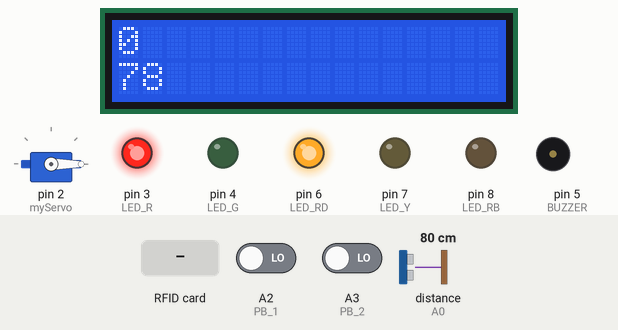
A sketch run on a simulated Arduino Uno, built with avr-gcc and run on an emulated ATmega328P. On the bench: servo, 16×2 character LCD, output pins drawn as LEDs (lit = HIGH), buzzer (waves = sounding, pin HIGH). Wiring (inferred from the names in the program): ultrasonic range finder: trigger A1; echo A0. Dashed ring = blinking. Inputs (shaded band) come from the test bench; at power-on: A3 (PB_2) LOW, distance to the obstacle (sensor on A0) 80 cm, A2 (PB_1) LOW. The echo pulse lasts 58.3 µs per cm; pins used as bus, display or sensor lines are not drawn; what the sketch prints to the serial monitor is not drawn.

Above: at 1.3 s.
1.4 s: A3 (PB_2) driven HIGH
At 2.7 s:
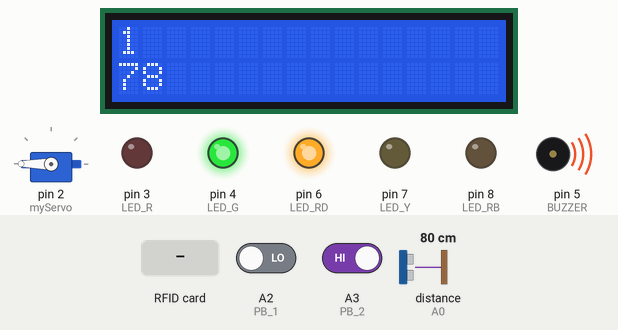
4.4 s: RFID card 5E 7A 19 C4 held to the reader
At 6.6 s:
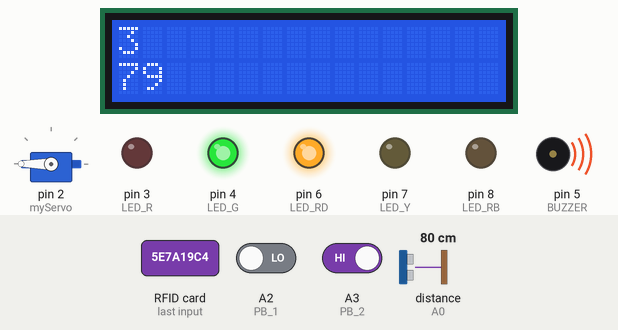
7.1 s: distance to the obstacle (sensor on A0) set to 43 cm
At 8.4 s:
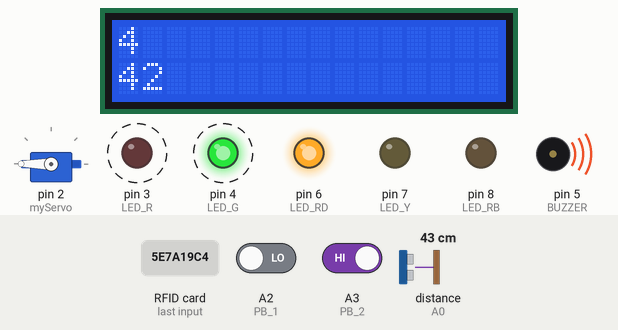
10.1 s: distance to the obstacle (sensor on A0) set to 35 cm
At 12.9 s:
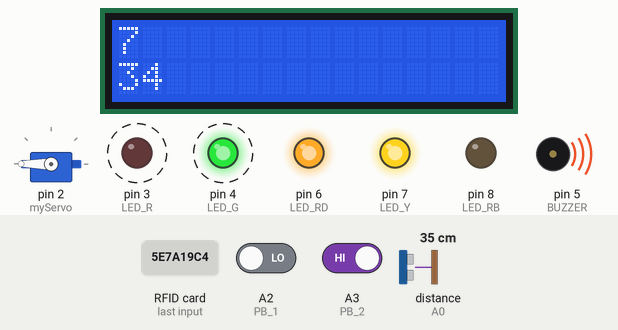
13.1 s: RFID card EA A9 4F 2E held to the reader
At 15.1 s:
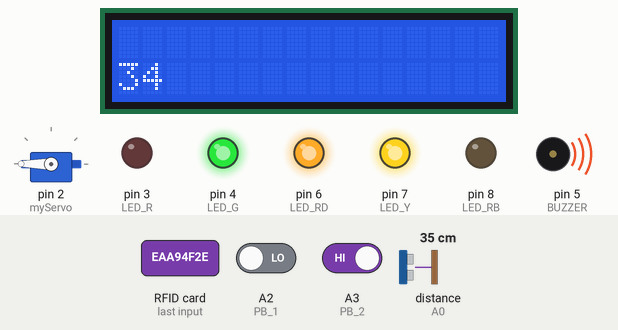
16.1 s: A2 (PB_1) driven HIGH
Timing chart, 0 to 20.1 s (numbered marks = the images above; inputs shaded):
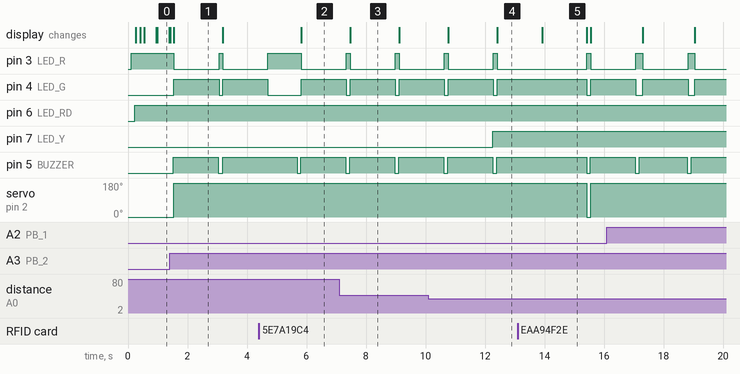

Measured:
- the behaviour switches between 41 and 40 cm on distance to the obstacle (sensor on A0) (found by bisection; images 3 and 4)
- after the input at 1.4 s, pin 3 (LED_R): HIGH → LOW after 0.13 s, → HIGH 1.5 s later, → LOW 0.13 s later; pin 4 (LED_G): LOW → HIGH after 0.13 s, → LOW 1.5 s later, → HIGH 0.13 s later; pin 5 (BUZZER): LOW → HIGH after 0.13 s, → LOW 1.5 s later, → HIGH 0.14 s later; servo on pin 2 (myServo): 0° → 180° after 0.13 s
- after the input at 10.1 s, pin 7 (LED_Y): LOW → HIGH after 2.2 s
- after the input at 13.1 s, servo on pin 2 (myServo): 180° → 0° after 2.3 s, → 180° 0.12 s later
- what the display in image 1 shows lasts 1.7 s, from 1.5 s to 3.2 s
- what the display in image 3 shows lasts 1.6 s, from 7.5 s to 9.1 s
- what the display in image 5 shows lasts 1.5 s, from 13.9 s to 15.4 s

The sketch:

Smart_Door_System.ino
```cpp
#include <SPI.h>
#include <MFRC522.h>
#include <Servo.h>

#include <Wire.h>
#include <LiquidCrystal_I2C.h>
LiquidCrystal_I2C lcd(0x27, 16, 2);

const int trigPin = A1;
const int echoPin = A0;
long duration, distance;

#define SS_PIN 10
#define RST_PIN 9

#define LED_G 4 //define green LED pin
#define LED_R 3 //define red LED

#define LED_RB 8
#define LED_Y  7
#define LED_RD 6
#define LED_YD 1

#define PB_1 A2
#define PB_2 A3
int buttonState1 = 0;
int buttonState2 = 0;

int counter = 0;
int newcounter = 0;

#define BUZZER 5 //buzzer pin
MFRC522 mfrc522(SS_PIN, RST_PIN);   // Create MFRC522 instance.
Servo myServo; //define servo name

void setup()
{
  Serial.begin(9600);   // Initiate a serial communication
  SPI.begin();      // Initiate  SPI bus
  mfrc522.PCD_Init();   // Initiate MFRC522
  myServo.attach(2); //servo pin
  myServo.write(0); //servo start position

  pinMode(LED_G, OUTPUT);
  pinMode(LED_RB, OUTPUT);
  pinMode(LED_Y, OUTPUT);
  pinMode(LED_YD, OUTPUT);
  pinMode(LED_RD, OUTPUT);
  pinMode(LED_R, OUTPUT);
  pinMode(BUZZER, OUTPUT);
  pinMode(1, OUTPUT);

  pinMode(trigPin, OUTPUT);
  pinMode(echoPin, INPUT);

  pinMode(PB_1, INPUT);
  pinMode(PB_2, INPUT);

  lcd.init();
  lcd.backlight();

  Serial.println("Put your card to the reader...");
  Serial.println();

}
void loop()
{
  digitalWrite(LED_R, HIGH);
  digitalWrite(LED_G, LOW);

  lcd.clear();
  lcd.setCursor(0, 0);
  lcd.print(newcounter);
 // lcd.setCursor(0, 0);
 // lcd.print("Door Closed!");
  lcd.setCursor(0, 1);
  lcd.print(distance);
  delay(50);

  digitalWrite(trigPin, HIGH);
  delayMicroseconds(2);
  digitalWrite(trigPin, LOW);
  duration = pulseIn(echoPin, HIGH);
  distance = duration*0.034/2;
  //Serial.println(distance);
  delay(50);

  int buttonState1 = digitalRead(PB_1);
  int buttonState2 = digitalRead(PB_2);

   if (buttonState1 == HIGH) {

    digitalWrite(BUZZER, HIGH);
    delay(100);

  } else {

    digitalWrite(BUZZER, LOW);
  }

  if (buttonState2 == HIGH) {

   lcd.clear();
   lcd.setCursor(0, 0);
   newcounter = counter + 1;
   lcd.print(newcounter);
   Serial.println(newcounter);
   counter = newcounter;

   myServo.write(180);
   digitalWrite(BUZZER, HIGH);

   lcd.clear();
//   lcd.setCursor(0, 0);
//   lcd.print("Door Open!");
   lcd.setCursor(0, 0);
   lcd.print(newcounter);
   lcd.setCursor(0, 1);
   lcd.print(distance);

   digitalWrite(LED_G, HIGH);
   digitalWrite(LED_R, LOW);
   delay(1500);

  } else {

   myServo.write(0);
   digitalWrite(BUZZER, LOW);
   lcd.clear();
//   lcd.setCursor(0, 0);
//   lcd.print("Door Closed!");
   lcd.setCursor(0, 1);
    lcd.print(distance);
   digitalWrite(LED_G, LOW);
   digitalWrite(LED_R, HIGH);

  }

  if (distance < 80){
   digitalWrite(LED_RD, HIGH);
   }
else{
   digitalWrite(LED_RD, LOW);
}

if (distance < 40){
   digitalWrite(LED_Y, HIGH);
   }
else{
   digitalWrite(LED_Y, LOW);
  }


if (distance < 20){
   digitalWrite(LED_RB, HIGH);
   digitalWrite(BUZZER, HIGH);
   delay(100);
   }
else{
   digitalWrite(LED_RB, LOW);
   digitalWrite(BUZZER, LOW);
  }

  // Look for new cards
  if ( ! mfrc522.PICC_IsNewCardPresent())
  {
    return;
  }
  // Select one of the cards
  if ( ! mfrc522.PICC_ReadCardSerial())
  {
    return;
  }
  //Show UID on serial monitor
  Serial.print("UID tag :");
  String content= "";
  byte letter;
  for (byte i = 0; i < mfrc522.uid.size; i++)
  {
     Serial.print(mfrc522.uid.uidByte[i] < 0x10 ? " 0" : " ");
     Serial.print(mfrc522.uid.uidByte[i], HEX);
     content.concat(String(mfrc522.uid.uidByte[i] < 0x10 ? " 0" : " "));
     content.concat(String(mfrc522.uid.uidByte[i], HEX));
  }
  Serial.println();
  Serial.print("Message : ");
  content.toUpperCase();
  if (content.substring(1) == "EA A9 4F 2E") //change here the UID of the card/cards that you want to give access
  {
    Serial.println("Authorized access");
    Serial.println();
    newcounter = counter + 1;
    Serial.println(newcounter);
    counter = newcounter;
    myServo.write(180);
    digitalWrite(LED_G, HIGH);
    digitalWrite(LED_R, LOW);
    digitalWrite(BUZZER, HIGH);
    lcd.clear();
//    lcd.setCursor(0, 0);
//    lcd.print("Door Open!");
    lcd.setCursor(0, 1);
    lcd.print(distance);

    delay(1500);

    myServo.write(0);
    digitalWrite(BUZZER, LOW);
    digitalWrite(LED_G, LOW);
    digitalWrite(LED_R, HIGH);
    lcd.clear();
//    lcd.setCursor(0, 0);
//    lcd.print("Door Closed!");
   lcd.setCursor(0, 0);
   lcd.print(newcounter);
    lcd.setCursor(0, 1);
    lcd.print(distance);
  }

 else   {
    Serial.println(" Access denied");
    digitalWrite(LED_R, HIGH);
    digitalWrite(LED_G, LOW);
    digitalWrite(BUZZER, HIGH);
    delay(1000);
    digitalWrite(BUZZER, LOW);
  }
}
```
